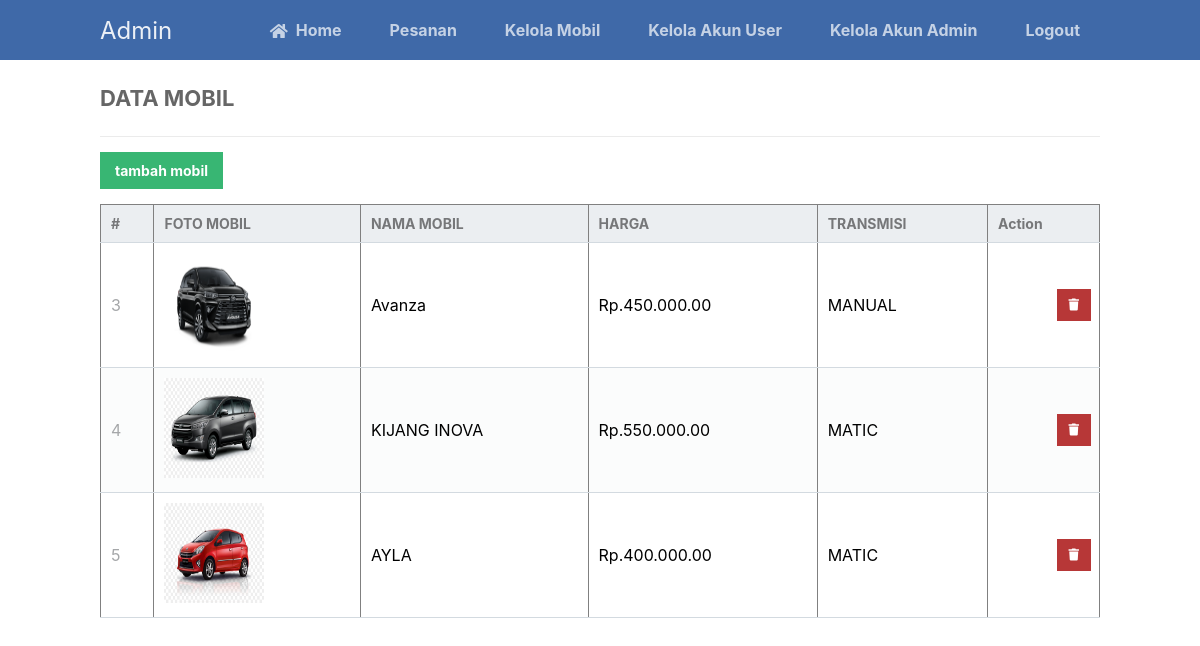
Screenshot of /tambah_mobil.php with the database file from the repository.
### tables this page shows
CREATE TABLE `mobil2` (
  `id` int(255) NOT NULL,
  `fotom` varchar(255) NOT NULL,
  `name` varchar(255) NOT NULL,
  `harga` varchar(255) NOT NULL,
  `transmisi` varchar(255) NOT NULL
);

### tambah_mobil.php (the view, shortened to what this page needs)
<?php
include 'functions.php';
$pdo = pdo_connect_mysql();
$page = isset($_GET['page']) && is_numeric($_GET['page']) ? (int)$_GET['page'] : 1;
$records_per_page = 5;
$stmt = $pdo->prepare('SELECT * FROM mobil2 ORDER BY id LIMIT :current_page, :record_per_page');
$stmt->bindValue(':current_page', ($page-1)*$records_per_page, PDO::PARAM_INT);
$stmt->bindValue(':record_per_page', $records_per_page, PDO::PARAM_INT);
$stmt->execute();
$contacts = $stmt->fetchAll(PDO::FETCH_ASSOC);
?>
<?=template_header('Read')?>
<div class="content read">
	<h2>DATA MOBIL </h2>
    <a href="create1.php" class="create-contact">tambah mobil</a>
	<table border>
        <thead>
            <tr>
                <td>#</td>
                <td>FOTO MOBIL</td>
                <td>NAMA MOBIL</td>
                <td>HARGA</td>
                <td>TRANSMISI</td>
                <td>Action</td>
            </tr>
        </thead>
        <tbody>
            <?php foreach ($contacts as $contact): ?>
            <tr>
                <td><?=$contact['id']?></td>
                <td><img src="image/<?php echo $contact["fotom"]; ?>" alt="simple" width="100px" height="100px"></td>
                <td><?=$contact['name']?></td>
                <td><?=$contact['harga']?></td>
                <td><?=$contact['transmisi']?></td>
                <td class="actions">
                    <a href="delete_mobil.php?id=<?=$contact['id']?>" class="trash"><i class="fas fa-trash fa-xs"></i></a>
                </td>
            </tr>
            <?php endforeach; ?>
        </tbody>
    </table>
</div>
<?=template_footer()?>

### functions.php (shortened to what this page needs)
<?php
function template_header($title) {
echo <<<EOT
<!DOCTYPE html>
<html>
	<head>
		<meta charset="utf-8">
		<title>$title</title>
		<link href="style9.css" rel="stylesheet" type="text/css">
		<link rel="stylesheet" href="https://use.fontawesome.com/releases/v5.7.1/css/all.css">
	</head>
	<body>
    <nav class="navtop">
    	<div>
    		<h1>Admin</h1>
            <a href="index11.php"><i class="fas fa-home"></i>Home</a>
    		<a href="read.php"><i></i>Pesanan</a>
			<a href="tambah_mobil.php"><i></i>Kelola Mobil</a>
			<a href="user.php"><i></i>Kelola Akun User</a>
			<a href="admin.php"><i></i>Kelola Akun Admin</a>
			<a href="logout.php"><i></i>Logout</a>
    	</div>
    </nav>
EOT;
}
function template_footer() {
echo <<<EOT
    </body>
</html>
EOT;
}
?>

### style9.css (style rules this page uses)
* { box-sizing: border-box; font-family: -apple-system, BlinkMacSystemFont, "segoe ui", roboto, oxygen, ubuntu, cantarell, "fira sans", "droid sans", "helvetica neue", Arial, sans-serif; font-size: 16px; -webkit-font-smoothing: antialiased; -moz-osx-font-smoothing: grayscale; }
body { background-color: #FFFFFF; margin: 0; }
.navtop { background-color: #3f69a8; height: 60px; width: 100%; border: 0; }
.navtop div { display: flex; margin: 0 auto; width: 1000px; height: 100%; }
.navtop div h1, .navtop div a { display: inline-flex; align-items: center; }
.navtop div h1 { flex: 1; font-size: 24px; padding: 0; margin: 0; color: #ecf0f6; font-weight: normal; }
.navtop div a { padding: 0 20px; text-decoration: none; color: #c5d2e5; font-weight: bold; }
.navtop div a i { padding: 2px 8px 0 0; }
.content { width: 1000px; margin: 0 auto; }
.content h2 { margin: 0; padding: 25px 0; font-size: 22px; border-bottom: 1px solid #ebebeb; color: #666666; }
.read .create-contact { display: inline-block; text-decoration: none; background-color: #38b673; font-weight: bold; font-size: 14px; color: #FFFFFF; padding: 10px 15px; margin: 15px 0; }
.read table { width: 100%; padding-top: 30px; border-collapse: collapse; }
.read table thead { background-color: #ebeef1; border-bottom: 1px solid #d3dae0; }
.read table thead td { padding: 10px; font-weight: bold; color: #767779; font-size: 14px; }
.read table tbody tr { border-bottom: 1px solid #d3dae0; }
.read table tbody tr:nth-child(even) { background-color: #fbfcfc; }
.read table tbody tr td { padding: 10px; }
.read table tbody tr td:nth-child(1) { color: #a5a7a9; }
.read table tbody tr td.actions { padding: 8px; text-align: right; }
.read table tbody tr td.actions .edit, .read table tbody tr td.actions .trash { display: inline-flex; text-align: right; text-decoration: none; color: #FFFFFF; padding: 10px 12px; }
.read table tbody tr td.actions .trash { background-color: #b73737; }

### rows the page displays
mobil2: id "3", fotom (picture), name "Avanza", harga "Rp.450.000.00", transmisi "MANUAL"
mobil2: id "4", fotom (picture), name "KIJANG INOVA", harga "Rp.550.000.00", transmisi "MATIC"
mobil2: id "5", fotom (picture), name "AYLA", harga "Rp.400.000.00", transmisi "MATIC"
